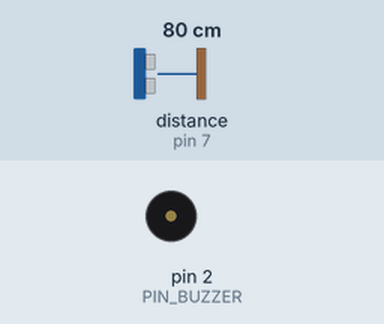
A sketch run on a simulated Arduino Uno, built with avr-gcc and run on an emulated ATmega328P. Parts: buzzer (waves = sounding). The inputs (shaded band) are chosen by the test bench; at power-on: distance to the obstacle (sensor on pin 7) 80 cm. The echo pulse lasts 58.3 µs per cm.

Above: at 1.3 s.
1.4 s: distance to the obstacle (sensor on pin 7) set to 34 cm
2.9 s: distance to the obstacle (sensor on pin 7) set to 27 cm
At 4.1 s:
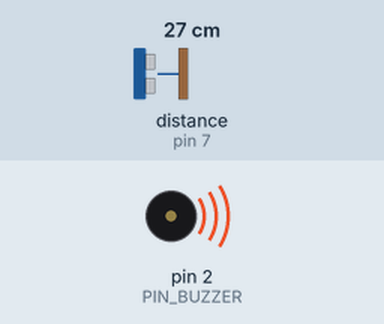
Timing chart, 0 to 5.9 s (numbered marks = the images above; inputs shaded):
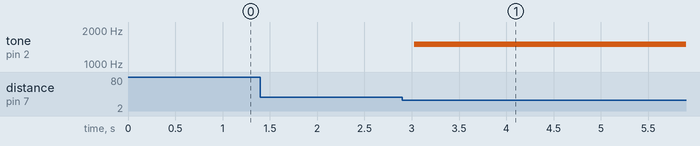

The sketch:

_17_Ultrasonic_Buzzer.ino
```cpp
/*
   Programar: Ultrasonic_Buzzer
   Autor: Joab Torres Alencar
   Curso: Tecnologo em Análise  e Desenvolvimento de Sistemas - Turma 2015
*/

#include <Ultrasonic.h>

#define PIN_TRIGGER 6
#define PIN_ECHO 7

#define PIN_BUZZER 2

Ultrasonic ultrasonic(PIN_TRIGGER, PIN_ECHO);
/*
  Função: setup() - executa somente uma vez no projeto
*/
void setup() {
  pinMode(PIN_BUZZER, OUTPUT);
}

/*
  Função: Loop() - Executa infinitamente no projeto desde que o arduino esteja ligado!
*/
void loop() {
  float distanciaCM = ultrasonic.convert(ultrasonic.timing(), Ultrasonic::CM); //objeto.convert(Distancia em microsegundos, Base conversora[CM, IN])
   if (distanciaCM <= 30) {
    tone(PIN_BUZZER, 1500);
  }
  delay(500);
}
```

Measured:
- the behaviour switches between 31 and 30 cm on distance to the obstacle (sensor on pin 7) (found by bisection; images 0 and 1)
- after the input at 1.4 s, every drawn part: stays the same
- after the input at 2.9 s, tone on pin 2 (PIN_BUZZER): silent → 1500 Hz after 0.13 s
